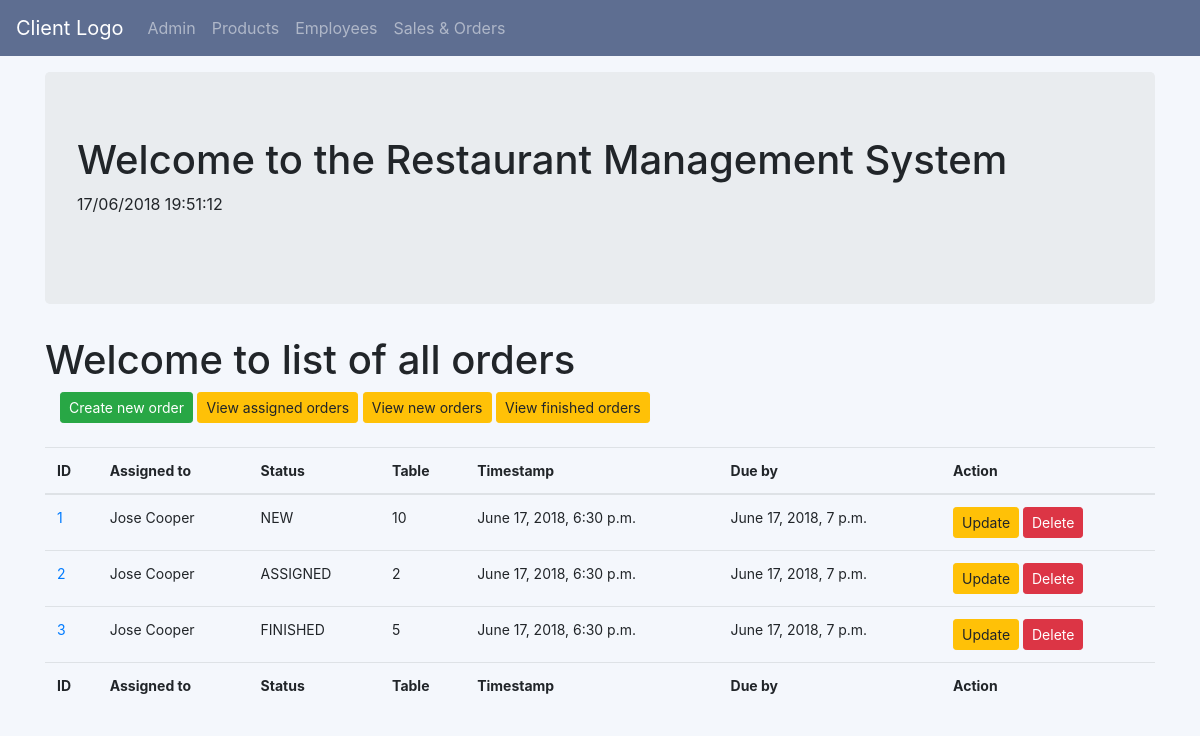
The page /oms/orderlist/ on the database its author committed.
### oms/models.py (models this page shows, shortened)
class Order (models.Model):
    STATUS_CHOICES = (
    ('NEW','NEW'),
    ('ASSIGNED','ASSIGNED'),
    ('FINISHED','FINISHED'),
    ('CLOSED','CLOSED'),
    )
    assigned = models.ForeignKey(Employee,on_delete=models.CASCADE, related_name='assigned', verbose_name='Assigned to')
    status = models.CharField(
        max_length=256,
        choices=STATUS_CHOICES,
        default='NEW',
    )
    total = models.DecimalField(max_digits=5, decimal_places=2)
    product = models.ManyToManyField(Product)
    table = models.PositiveIntegerField(validators=[MaxValueValidator(15),])
    timestamp = models.DateTimeField(default=timezone.now())
    due_date = models.DateTimeField(default=timezone.now()+timedelta(minutes=30))
    @property
    def total(self):
        result = self.product.aggregate(Sum('price'))
        return result['price__sum']

class Employee(models.Model):
    fname = models.CharField(blank=True, max_length=100, verbose_name='First name')
    lname = models.CharField(blank=True, max_length=100, verbose_name='Last name')
    country = CountryField()
    address = models.CharField(blank=True, max_length=100, verbose_name='Postal address')
    telephone = models.IntegerField(null=True, blank=True)
    active = models.BooleanField(default=True, verbose_name='Is active')
    def __str__(self):
        return self.fname +' '+ self.lname

### oms/views.py (the view)
# urls.py: path('orderlist/',views.OrderListView.as_view(),name='order_list'),
class OrderListView(ListView):
    context_object_name = 'orders'
    model = models.Order
    queryset = Order.objects.order_by('id')

### oms/templates/oms/order_list.html
{% extends "oms/oms_base.html" %}
{% block body_block %}
<h1>Welcome to list of all orders</h1>
<div class="container">
    <a class = 'btn btn-success btn-sm 'href="{% url 'oms:order_create'%}">Create new order</a>
    <a class = 'btn btn-warning btn-sm 'href="{% url 'oms:assigned_order_list'%}">View assigned orders</a>
    <a class = 'btn btn-warning btn-sm 'href="{% url 'oms:new_order_list'%}">View new orders</a>
    <a class = 'btn btn-warning btn-sm 'href="{% url 'oms:finished_order_list'%}">View finished orders</a>
    <br></br>
</div>
    <table style="font-size:14px;" class="table table-hover" style='width:100%'>
        <thead>
            <tr>
                <th>ID</th>
                <th>Assigned to</th>
                <th>Status</th>
                <th>Table</th>
                <th>Timestamp</th>
                <th>Due by</th>
                <th>Action</th>
            </tr>
        </thead>
        <tbody>
            {% for order in orders %}
            <tr>
                <td> <a href="{{order.id}}">{{order.id}}</a></td>
                <td> {{order.assigned}}
                <td> {{order.status}} </td>
                <td> {{order.table}} </td>
                <td> {{order.timestamp}} </td>
                <td> {{order.due_date}} </td>
                <td>
                    <a class = 'btn btn-warning btn-sm' href="{% url 'oms:order_update' pk=order.pk %}">Update</a>
                    <a class = 'btn btn-danger btn-sm' href="{% url 'oms:order_delete' pk=order.pk %}">Delete</a>
                </td>
            </tr>
            {% endfor %}
        </tbody>
        <tfoot>
            <tr>
                <th>ID</th>
                <th>Assigned to</th>
                <th>Status</th>
                <th>Table</th>
                <th>Timestamp</th>
                <th>Due by</th>
                <th>Action</th>
            </tr>
       </tfoot>
    </table>
{% endblock %}

### rows shown on the page
Order: id "1", assigned "Jose Cooper", status "NEW", table "10", timestamp "June 17, 2018, 6:30 p.m.", due_date "June 17, 2018, 7 p.m."
Order: id "2", assigned "Jose Cooper", status "ASSIGNED", table "2", timestamp "June 17, 2018, 6:30 p.m.", due_date "June 17, 2018, 7 p.m."
Order: id "3", assigned "Jose Cooper", status "FINISHED", table "5", timestamp "June 17, 2018, 6:30 p.m.", due_date "June 17, 2018, 7 p.m."
